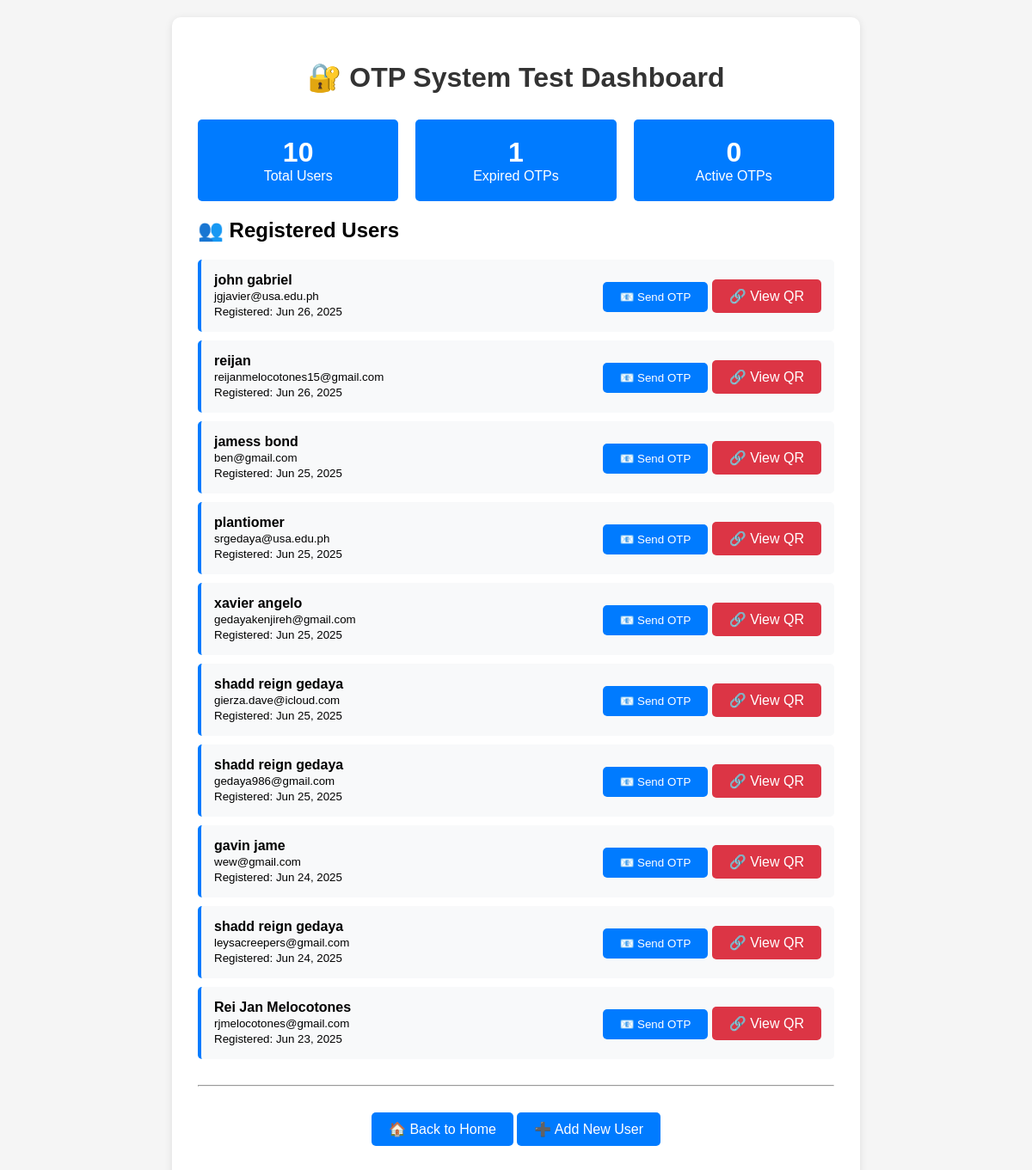
/test_otp.php, run on the app's committed database.
### tables this page shows
CREATE TABLE `users` (
  `id` int(11) NOT NULL,
  `full_name` varchar(100) NOT NULL,
  `contact_number` varchar(20) NOT NULL,
  `email` varchar(100) NOT NULL,
  `address` text NOT NULL,
  `created_at` timestamp NOT NULL DEFAULT current_timestamp(),
  `age` int(11) NOT NULL,
  `sex` varchar(10) NOT NULL
);

### test_otp.php (the view, shortened to what this page needs)
<?php
require_once 'connect.php';
$users = [];
$result = $conn->query("SELECT id, full_name, email, created_at FROM users ORDER BY created_at DESC");
if ($result) {
    while ($row = $result->fetch_assoc()) {
        $users[] = $row;
    }
}
?>
<!DOCTYPE html>
<html lang="en">
<head>
</head>
<body>
    <div class="container">
        <h1>🔐 OTP System Test Dashboard</h1>
        <div class="stats">
            <div class="stat-card">
                <div class="stat-number"><?php echo count($users); ?></div>
                <div>Total Users</div>
            </div>
            <div class="stat-card">
                <div class="stat-number">
                    <?php
                    $result = $conn->query("SELECT COUNT(*) as count FROM otp_verification WHERE expires_at < NOW()");
                    echo $result ? $result->fetch_assoc()['count'] : 0;
                    ?>
                </div>
                <div>Expired OTPs</div>
            </div>
            <div class="stat-card">
                <div class="stat-number">
                    <?php
                    $result = $conn->query("SELECT COUNT(*) as count FROM otp_verification WHERE expires_at > NOW()");
                    echo $result ? $result->fetch_assoc()['count'] : 0;
                    ?>
                </div>
                <div>Active OTPs</div>
            </div>
        </div>
        <h2>👥 Registered Users</h2>
        <?php if (empty($users)): ?>
            <p>No users found. <a href="register.php" class="btn">Register a new user</a></p>
        <?php else: ?>
            <?php foreach ($users as $user): ?>
                <div class="user-card">
                    <div class="user-info">
                        <div>
                            <strong><?php echo htmlspecialchars($user['full_name']); ?></strong><br>
                            <small><?php echo htmlspecialchars($user['email']); ?></small><br>
                            <small>Registered: <?php echo date('M j, Y', strtotime($user['created_at'])); ?></small>
                        </div>
                        <div>
                            <form method="POST" style="display: inline;">
                                <button type="submit" name="send_otp" class="btn">📧 Send OTP</button>
                            </form>
                            <a href="generatedqr.php?user_id=<?php echo $user['id']; ?>" class="btn btn-danger">🔗 View QR</a>
                        </div>
                    </div>
                </div>
            <?php endforeach; ?>
        <?php endif; ?>
        <hr style="margin: 30px 0;">
        <p style="text-align: center;">
            <a href="index.html" class="btn">🏠 Back to Home</a>
            <a href="register.php" class="btn">➕ Add New User</a>
        </p>
    </div>
</body>
</html>

### test_otp.php (style rules this page uses)
body { font-family: Arial, sans-serif; max-width: 800px; margin: 0 auto; padding: 20px; background: #f5f5f5; }
.container { background: white; padding: 30px; border-radius: 10px; box-shadow: 0 2px 10px rgba(0,0,0,0.1); }
h1 { color: #333; text-align: center; margin-bottom: 30px; }
.user-card { background: #f8f9fa; padding: 15px; margin: 10px 0; border-radius: 5px; border-left: 4px solid #007bff; }
.user-info { display: flex; justify-content: space-between; align-items: center; }
.btn { background: #007bff; color: white; padding: 10px 20px; border: none; border-radius: 5px; cursor: pointer; text-decoration: none; display: inline-block; }
.btn-danger { background: #dc3545; }
.stats { display: grid; grid-template-columns: repeat(auto-fit, minmax(200px, 1fr)); gap: 20px; margin: 20px 0; }
.stat-card { background: #007bff; color: white; padding: 20px; border-radius: 5px; text-align: center; }
.stat-number { font-size: 2em; font-weight: bold; }

### data on the page
users: full_name "john gabriel", email "jgjavier@usa.edu.ph", created_at "Jun 26, 2025"
users: full_name "reijan", email "reijanmelocotones15@gmail.com", created_at "Jun 26, 2025"
users: full_name "jamess bond", email "ben@gmail.com", created_at "Jun 25, 2025"
users: full_name "plantiomer", email "srgedaya@usa.edu.ph", created_at "Jun 25, 2025"
users: full_name "xavier angelo", email "gedayakenjireh@gmail.com", created_at "Jun 25, 2025"
users: full_name "shadd reign gedaya", email "gierza.dave@icloud.com", created_at "Jun 25, 2025"
users: full_name "shadd reign gedaya", email "gedaya986@gmail.com", created_at "Jun 25, 2025"
users: full_name "gavin jame", email "wew@gmail.com", created_at "Jun 24, 2025"
users: full_name "shadd reign gedaya", email "leysacreepers@gmail.com", created_at "Jun 24, 2025"
users: full_name "Rei Jan Melocotones", email "rjmelocotones@gmail.com", created_at "Jun 23, 2025"

### other printed values
count($users) "10"
$result->fetch_assoc()['count'] "1"
$result->fetch_assoc()['count'] "0"
